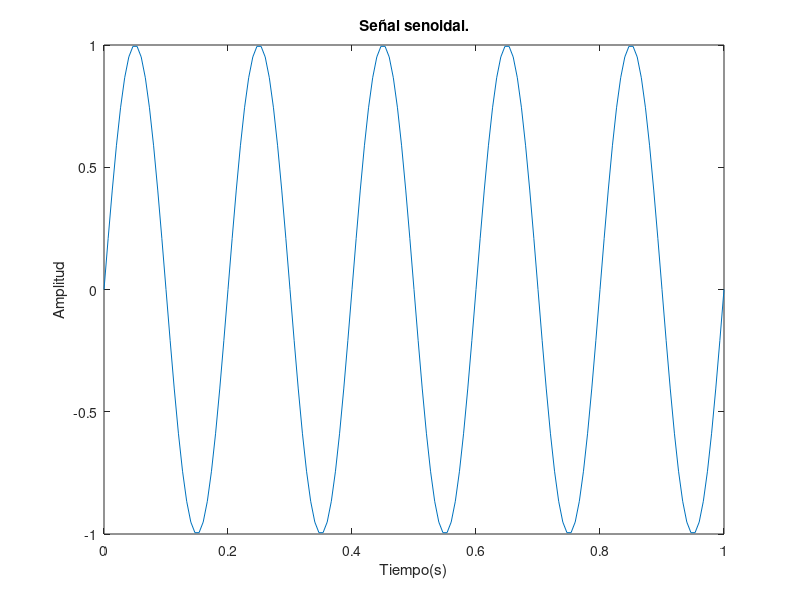
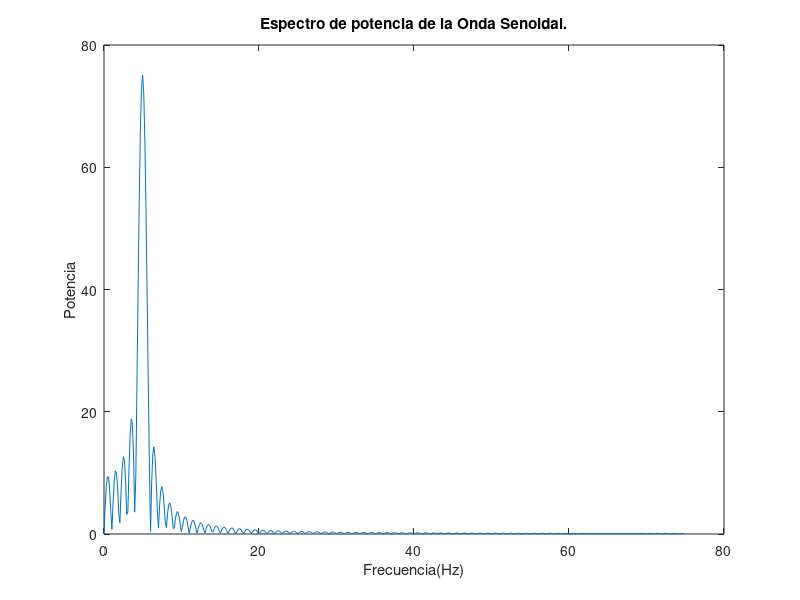

Recreate these plots in MATLAB, in order.
% Espectro de una onda senoidal.

Fs = 150;
t = 0: 1 / Fs: 1;
f = 5;
x = sin(2*pi*t*f);
nfft = 1024;
X = fft(x, nfft);
X = X(1:nfft / 2);
mx = abs(X);
f = (0: nfft / 2-1) * Fs / nfft;
figure(1);
plot(t, x);
title('Señal senoidal.');
xlabel('Tiempo(s)');
ylabel('Amplitud');
figure(2);
plot(f, mx);
title('Espectro de potencia de la Onda Senoidal.');
xlabel('Frecuencia(Hz)');
ylabel('Potencia');